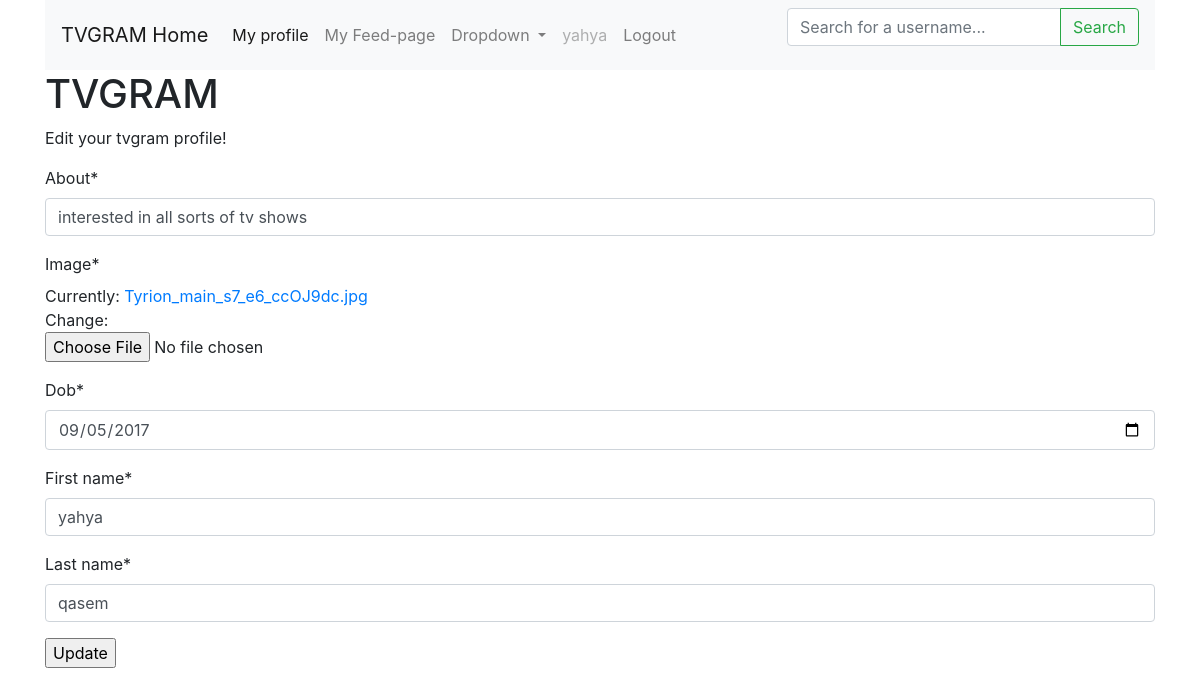
The page /edit_profile/1/ (signed in) on the database as committed earlier.
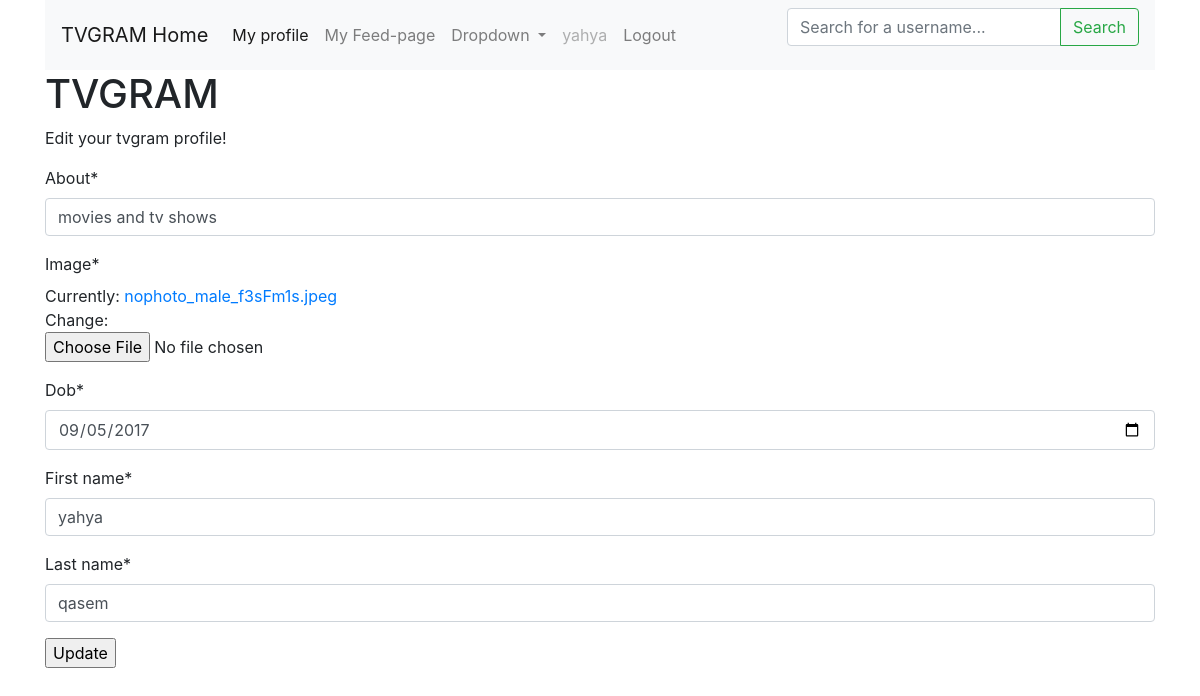
The same page on the database as committed later.
### app/models.py (models this page shows, shortened)
class Profile(models.Model):
	user = models.OneToOneField(User, on_delete=models.CASCADE)
	image = models.ImageField(null=True)
	first_name = models.CharField(max_length=50)
	last_name = models.CharField(max_length=50)
	dob = models.DateField(auto_now=False, auto_now_add=False, null=True)
	about = models.CharField(max_length=500)

### app/views.py (the view)
# urls.py: path('edit_profile/<int:profile_id>/', views.edit_profile, name="edit_profile"),
def edit_profile(request, profile_id):
	if not request.user.is_authenticated:
		return redirect('login')
	if not (request.user.is_staff or request.user.profile.id==profile_id):
		return HttpResponse("you're not the username or the staff. You are not allowed to edit this profile")
	profile_obj = Profile.objects.get(id=profile_id)
	form = ProfileForm(instance=profile_obj)
	if request.method == "POST":
		form = ProfileForm(request.POST, request.FILES or None, instance = profile_obj,)
		if form.is_valid():
			form.save()
			return redirect("profile", profile_id=profile_obj.id)
	context = {
	"profile_obj":profile_obj,
	"profile_form":form,
	}
	return render(request, 'edit_profile.html', context)

### app/forms.py
class ProfileForm(forms.ModelForm):
	class Meta:
		model = Profile
		fields = ['about', 'image', 'dob', 'first_name', 'last_name']
		widgets = {
			"dob": forms.DateInput(attrs={"type":"date"})
		}

### app/templates/edit_profile.html (shortened to what this page needs)
{% extends "base.html" %}
{% load crispy_forms_tags %}
{% block stuff %}
<p> Edit your tvgram profile! </p>
	<form action="{% url 'edit_profile' profile_id=profile_obj.id %}" method="POST" enctype="multipart/form-data">
		{{profile_form|crispy}}
		<input type="submit" value="Update">
	</form>
{% endblock stuff %}

Rows that differ between the two databases and show on the page:
changed Profile "yahya": about "interested in all sorts of tv shows" → "movies and tv shows"
Other text that changed with them:
text no longer shown: "About * Image * Currently: Tyrion_main_s7_e6_ccOJ9dc.jpg Change: Dob * First name * Last name *"
text now shown: "About * Image * Currently: nophoto_male_f3sFm1s.jpeg Change: Dob * First name * Last name *"
